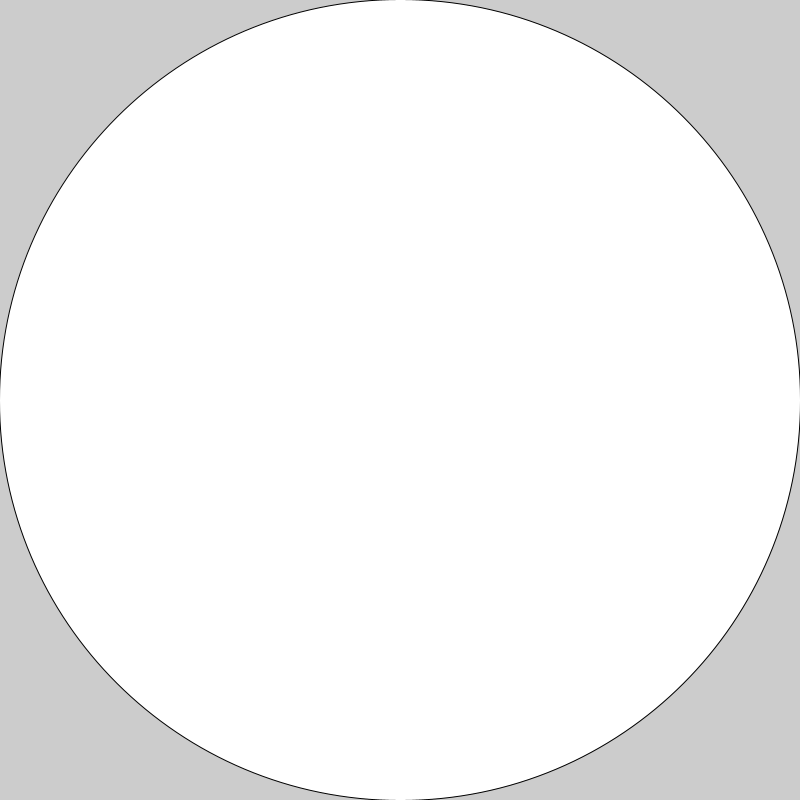
Frame 1 (no input)
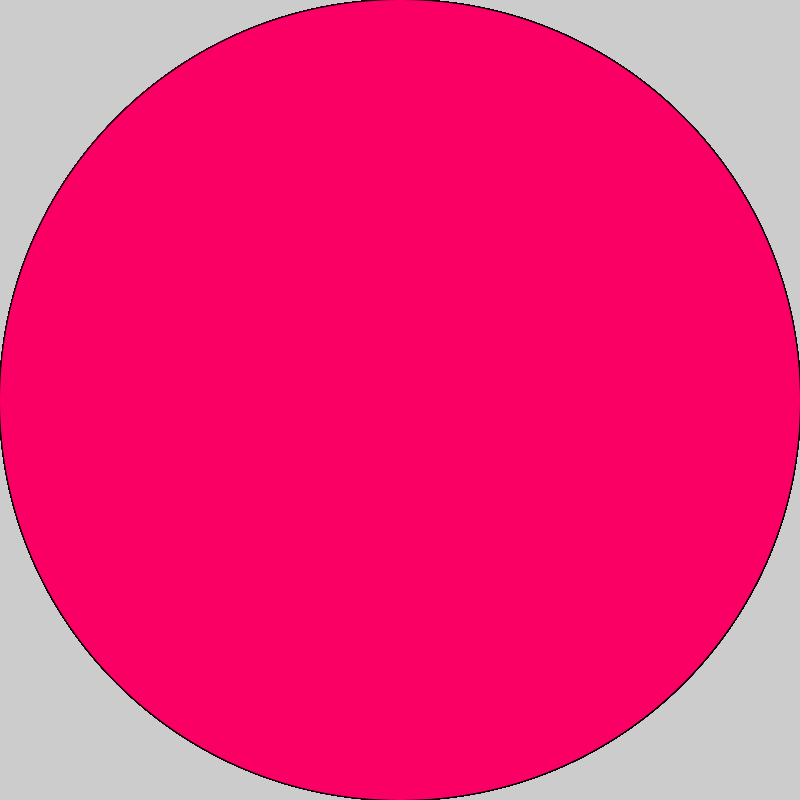
Frame 60 (the mouse pressed at the canvas centre just before this capture)
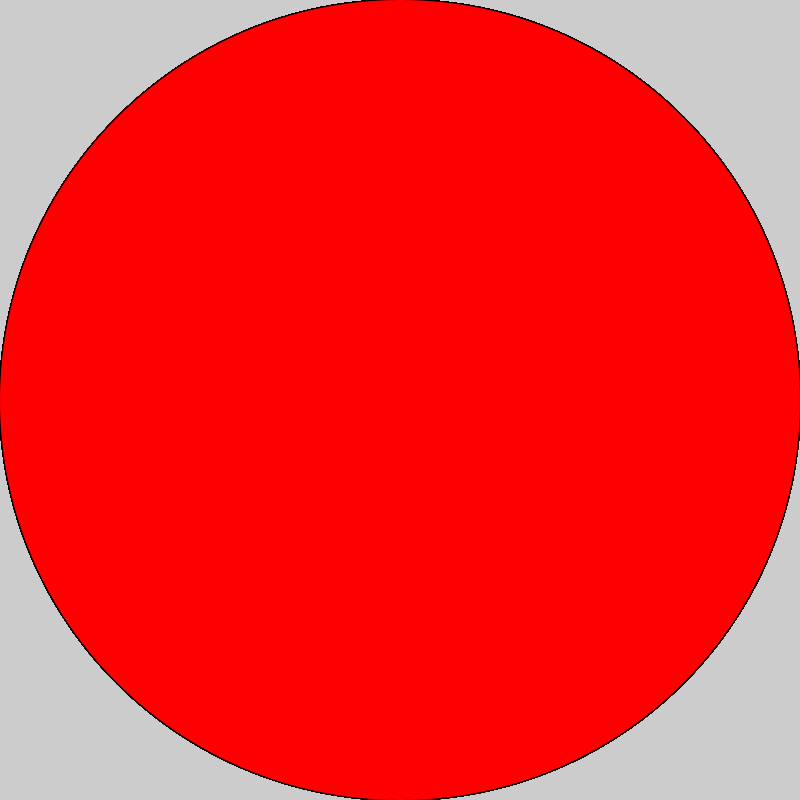
Frame 120 (the mouse held since frame 60 and released just before this capture)

The Processing sketch that drew these frames (run headless with seeded random() and noise(); from frame 60 on, the mouse is pressed at the canvas centre):

// Processing sketch: somthing
// ── somthing.pde
void setup(){
size(800,800);
}
void draw(){
ellipse(400,400,801,801);
if(mousePressed){
fill(456,0,0);
} else {fill(250,0,100);
}}
